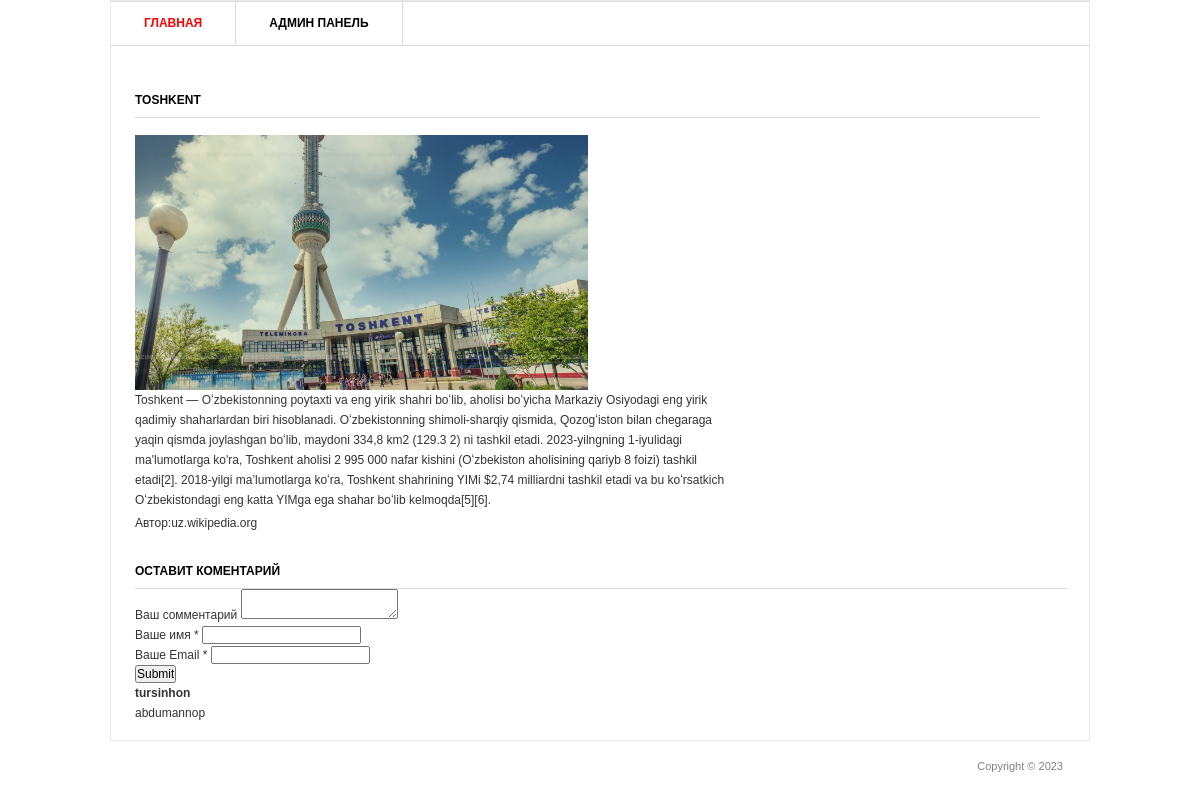
/1/, run on the app's committed database.
### blog/models.py (models this page shows, shortened)
class Post(models.Model):
    title = models.CharField('Заголовок записи', max_length=100)
    description = models.TextField('техт записи')
    author = models.CharField('Имя автора', max_length=100)
    date = models.DateField('Дата публикатсии')
    img = models.ImageField('изображения',upload_to='image/%Y')
    class Meta:
        verbose_name = 'Запис'
        verbose_name_plural = 'Записи'

class Comments(models.Model):
    email = models.EmailField()
    name = models.CharField('Имя',  max_length=50)
    text_comments = models.TextField('Текс комментария', max_length=2000)
    post = models.ForeignKey(Post, verbose_name='Пупликатсия', on_delete=models.CASCADE)
    class Meta:
        verbose_name = 'Коментарий'
        verbose_name_plural = 'Коментарии'

### blog/views.py (the view)
# urls.py: path('<int:pk>/', views.PostDetail.as_view()),
class PostDetail(View):
    def get(self, request, pk):
        post = Post.objects.get(id=pk)
        return render(request, 'blog/blog_detail.html', {'post':post})

### templates/blog/blog_detail.html (shortened to what this page needs)
{% load static %}
<html>
  <head>
    <link
      rel="stylesheet"
      href="{% static './css/style.css' %}"
      type="text/css"
      media="all"
    />
  </head>
  <body>
    <div class="shell">
      <div class="border">
        <div id="navigation">
          <ul>
            <li><a href="/" class="active">Главная</a></li>
            <li><a href="/admin">Админ панель</a></li>
          </ul>
        </div>
        <div id="main">
          <div id="content" class="left">
            <div class="projects">
              <h3>{{ post.title }}</h3>
              <p aligin="center">
                <img src="{{ post.img.url }}" width="50%" />
              </p>
              <div class="item">
                <div class="text left">
                  <p>{{post.description}}</p>
                  <p>Автор:{{ post.author }}</p>
                </div>
              </div>
            </div>
          </div>
          <div class="form-comment">
            <h3>Оcтавит коментарий</h3>
            <div>
              <form action="{% url 'add_comments' post.id %}" method="post">
                <div>
                  <label>Ваш cомментарий</label>
                  <textarea name="text_comments"></textarea>
                </div>
                <div>
                  <label>Ваше имя *</label>
                  <input type="text" name="name" />
                </div>
                <div>
                  <label>Ваше Email *</label>
                  <input type="email" name="email" />
                </div>
                <div>
                  <input type="submit" />
                </div>
              </form>
            </div>
          </div>
          <div>
            {% for comment in post.comments_set.all %}
            <div class="view-comment">
              <h4>{{ comment.name }}</h4>
              <p>{{comment.text_comments }}</p>
            </div>
            {% endfor %}
          </div>
        </div>
      </div>
      <div id="footer">
        <p class="copy right">Copyright &copy; {% now "Y" %}</p>
      </div>
    </div>
  </body>
</html>

### static/css/style.css (style rules this page uses)
* { margin: 0; padding: 0; outline: 0; }
body { font-size: 12px; line-height: 20px; font-family: Georgia, Arial, Helvetica, Sans-Serif; color: #333; background: url() repeat 0 0; }
a { color: #ff0000; text-decoration: none; cursor: pointer; }
input, textarea, select { font-family: Arial, Helvetica, sans-serif; font-size: 12px; }
textarea { overflow: auto; }
.left, .alignleft { float: left; display: inline; }
.right, .alignright { float: right; display: inline; }
.shell { width: 980px; margin: 0 auto; }
.border { border: 1px solid #e8e8e8; background: #fff; position: relative; }
#navigation { height: 43px; border-top: 1px solid #dbdbdb; border-bottom: 1px solid #dbdbdb; }
#navigation ul { list-style: none; }
#navigation ul li { float: left; height: 43px; border-right: 1px solid #dbdbdb; font-size: 12px; line-height: 43px; font-weight: bold; text-transform: uppercase; }
#navigation ul li a { float: left; height: 43px; color: #000; padding: 0 33px; }
#navigation ul li a:hover, #navigation ul li a.active { color: #ff0000; text-decoration: none; }
#main { width: 932px; padding: 37px 24px 17px 24px; }
#main h3 { font-size: 12px; line-height: 15px; color: #000; text-transform: uppercase; border-bottom: 1px solid #dbdbdb; padding: 0 0 9px 0; }
#content { width: 905px; }
.projects { padding: 10px 0 0 0; }
.projects h3 { margin: 0 0 17px 0; }
.projects .item { margin: 0 0 28px 0; }
.projects .text { width: 600px; }
.projects .text p { padding: 0 0 3px 0; }
#footer { font-family: Arial, sans-serif; font-size: 11px; line-height: 14px; color: #7f7f7f; padding: 18px 27px 20px 38px; }

### data on the page
Post: title "TOSHKENT", img (picture), description "Toshkent — Oʻzbekistonning poytaxti va eng yirik shahri boʻlib, aholisi boʻyicha Markaziy Osiyodagi eng yirik qadimiy shaharlardan biri hisoblanadi. Oʻzbekistonning shimoli-sharqiy qismida, Qozogʻiston bilan chegaraga yaqin qismda joylashgan boʻlib, maydoni 334,8 km2 (129.3 2) ni tashkil etadi. 2023-yilngning 1-iyulidagi ma'lumotlarga ko'ra, Toshkent aholisi 2 995 000 nafar kishini (Oʻzbekiston aholisining qariyb 8 foizi) tashkil etadi[2]. 2018-yilgi maʼlumotlarga koʻra, Toshkent shahrining YIMi $2,74 milliardni tashkil etadi va bu koʻrsatkich Oʻzbekistondagi eng katta YIMga ega shahar boʻlib kelmoqda[5][6].", author "uz.wikipedia.org"
Comments: name "tursinhon", text_comments "abdumannop"
